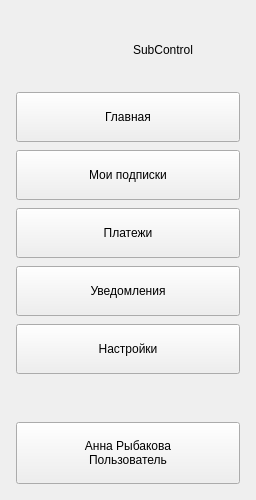
     <widget class="QFrame" name="sidebarFrame">
      <property name="minimumSize">
       <size>
        <width>256</width>
        <height>0</height>
       </size>
      </property>
      <property name="maximumSize">
       <size>
        <width>256</width>
        <height>16777215</height>
       </size>
      </property>
      <layout class="QVBoxLayout" name="sidebarLayout">
       <property name="leftMargin">
        <number>16</number>
       </property>
       <property name="topMargin">
        <number>16</number>
       </property>
       <property name="rightMargin">
        <number>16</number>
       </property>
       <property name="bottomMargin">
        <number>16</number>
       </property>
       <property name="spacing">
        <number>8</number>
       </property>
       <item>
        <widget class="QWidget" name="brand">
         <property name="minimumSize">
          <size>
           <width>0</width>
           <height>68</height>
          </size>
         </property>
         <layout class="QHBoxLayout" name="brandLayout">
          <property name="leftMargin">
           <number>8</number>
          </property>
          <property name="topMargin">
           <number>8</number>
          </property>
          <property name="rightMargin">
           <number>8</number>
          </property>
          <property name="bottomMargin">
           <number>8</number>
          </property>
          <property name="spacing">
           <number>10</number>
          </property>
          <item>
           <widget class="QLabel" name="brandIcon" />
          </item>
          <item>
           <widget class="QLabel" name="brandName">
            <property name="text">
             <string>SubControl</string>
            </property>
           </widget>
          </item>
         </layout>
        </widget>
       </item>
       <item>
        <widget class="QPushButton" name="homeButton">
         <property name="text">
          <string>Главная</string>
         </property>
         <property name="checkable">
          <bool>true</bool>
         </property>
         <property name="minimumSize">
          <size>
           <width>0</width>
           <height>50</height>
          </size>
         </property>
        </widget>
       </item>
       <item>
        <widget class="QPushButton" name="subscriptionsButton">
         <property name="text">
          <string>Мои подписки</string>
         </property>
         <property name="checkable">
          <bool>true</bool>
         </property>
         <property name="minimumSize">
          <size>
           <width>0</width>
           <height>50</height>
          </size>
         </property>
        </widget>
       </item>
       <item>
        <widget class="QPushButton" name="paymentsButton">
         <property name="text">
          <string>Платежи</string>
         </property>
         <property name="checkable">
          <bool>true</bool>
         </property>
         <property name="minimumSize">
          <size>
           <width>0</width>
           <height>50</height>
          </size>
         </property>
        </widget>
       </item>
       <item>
        <widget class="QPushButton" name="notificationsButton">
         <property name="text">
          <string>Уведомления</string>
         </property>
         <property name="checkable">
          <bool>true</bool>
         </property>
         <property name="minimumSize">
          <size>
           <width>0</width>
           <height>50</height>
          </size>
         </property>
        </widget>
       </item>
       <item>
        <widget class="QPushButton" name="settingsButton">
         <property name="text">
          <string>Настройки</string>
         </property>
         <property name="checkable">
          <bool>true</bool>
         </property>
         <property name="minimumSize">
          <size>
           <width>0</width>
           <height>50</height>
          </size>
         </property>
        </widget>
       </item>
       <item>
        <spacer name="sidebarSpacer">
         <property name="orientation">
          <enum>Qt::Vertical</enum>
         </property>
         <property name="sizeHint">
          <size>
           <width>0</width>
           <height>40</height>
          </size>
         </property>
        </spacer>
       </item>
       <item>
        <widget class="QPushButton" name="accountButton">
         <property name="text">
          <string>Анна Рыбакова
Пользователь</string>
         </property>
         <property name="minimumSize">
          <size>
           <width>0</width>
           <height>62</height>
          </size>
         </property>
        </widget>
       </item>
      </layout>
     </widget>
